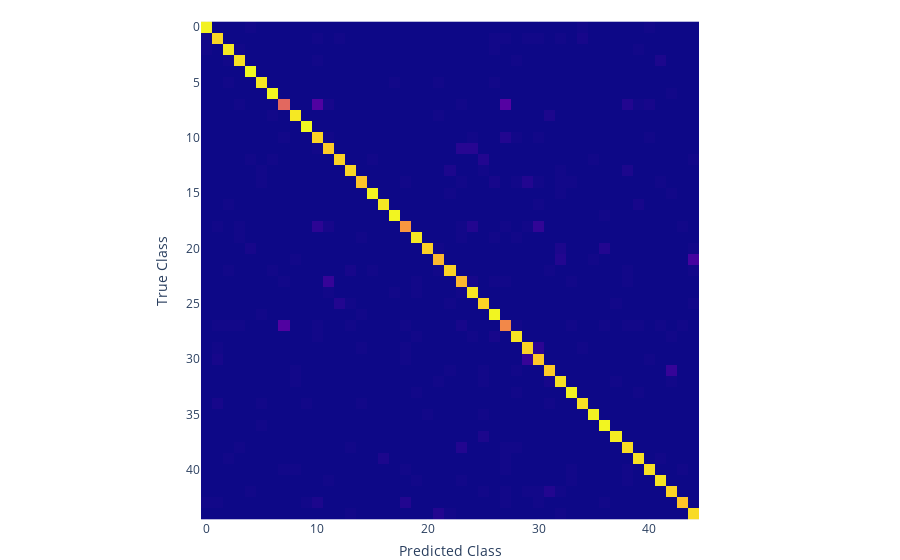

Notebook cell for this chart:
### Markdown cell above
## NWPU-RESISC45

### Code cell
df_NWPU_RESISC45 = pd.read_pickle('/home/miguel/msc-tesis/ssl_satellital/exp_37/results/exp_77/NWPU-RESISC45/stats/conf/exp_77_cm_00_04_co-train.pkl')
plot_cm(df_NWPU_RESISC45, "cm_NWPU_RESISC45_cotrain_5.pdf")

### Figure 1 — Plotly figure (JSON) as saved in the notebook; plotly's stock layout.template omitted (floating-point values rounded to 4 significant figures; data arrays with more than 128 entries replaced by an {"elided": "..."} marker saying what was removed)
{"data": [{"coloraxis": "coloraxis", "hovertemplate": "Predicted Class: %{x}<br>True Class: %{y}<br>color: %{z}<extra></extra>", "type": "heatmap", "z": {"elided": "45x45 float values"}}], "layout": {"autosize": true, "coloraxis": {"colorscale": [[0, "#0d0887"], [0.1111, "#46039f"], [0.2222, "#7201a8"], [0.3333, "#9c179e"], [0.4444, "#bd3786"], [0.5556, "#d8576b"], [0.6667, "#ed7953"], [0.7778, "#fb9f3a"], [0.8889, "#fdca26"], [1, "#f0f921"]], "showscale": false}, "margin": {"b": 0, "l": 0, "r": 0, "t": 20}, "xaxis": {"constrain": "domain", "scaleanchor": "y", "title": {"text": "Predicted Class"}}, "yaxis": {"autorange": "reversed", "constrain": "domain", "title": {"text": "True Class"}}}}
